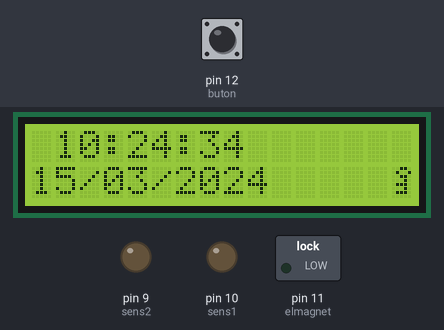
Bench run of a sketch on a simulated Arduino Uno, built with avr-gcc and run on an emulated ATmega328P. Parts: 16×2 character LCD, switched loads named in the sketch (green lamp = pin HIGH), output pins drawn as LEDs (lit = HIGH). Wiring (inferred from the names in the program): DS3231 clock at I2C address 0x68. The test bench sets the inputs (shaded band); at power-on: pin 12 (buton) HIGH. The local clock reads 2024-03-15 10:24:30 at power-on unless the sketch sets it; pins used as bus, display or sensor lines are not drawn.

Above: at 4.3 s.
4.4 s: pin 12 (buton) pulled LOW for 0.15 s
At 4.9 s:
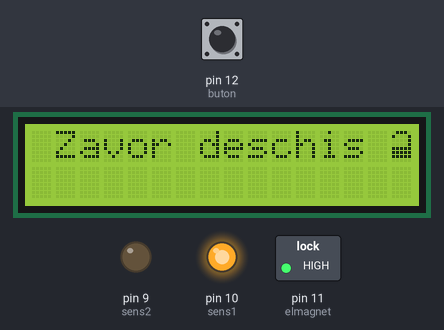
At 5.9 s:
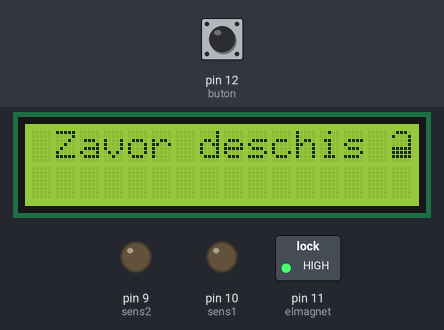
10.5 s: pin 12 (buton) pulled LOW for 3.2 s
At 17.8 s:
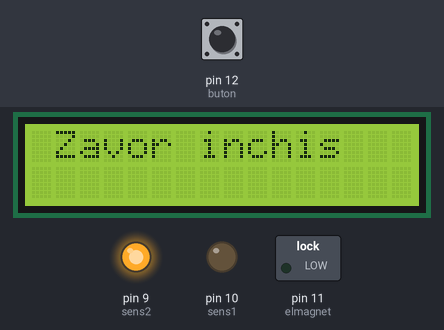
Timing chart, 0 to 19.5 s (numbered marks = the images above; inputs shaded):
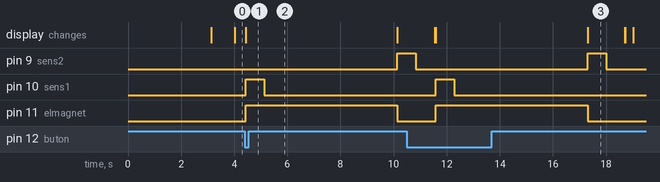

The sketch:

acces_code_keypad_3.ino
```cpp
// sketch acces bloc cu cod din exterior si buton temperizat din interior
// versiune 1.0 - 31.08.2016, Craiova, Romania
// autor: Nicu FLORICA (niq_ro) - http://www.tehnic.go.ro
// http://nicuflorica.blogspot.ro/
// http://arduinotehniq.blogspot.com/
// http://www.arduinotehniq.com/

#include <Wire.h>                // folosire librarie pentru protocol i2c
#include <LiquidCrystal_I2C.h>   // folosire librarie pentru afisaj lcd1602 pe i2c
#include "RTClib.h"
#include <Keypad.h>                // library for keyboard http://playground.arduino.cc/uploads/Code/keypad.zip
#include <Password.h>              // library for password http://playground.arduino.cc/uploads/Code/Password.zip
Password password = Password( "1234" );  // password

// afisaj 1602 pe i2c cu adresa 0x27
LiquidCrystal_I2C lcd(0x27, 16, 2);
// modul RTC cu DS1307 sau DS3231
RTC_DS1307 RTC;

const byte rows = 4;                     // four rows
const byte cols = 3;                     // three columns
char keys[rows][cols] = {                // keys on keypad
{'1','2','3'},
{'4','5','6'},
{'7','8','9'},
{'*','0','#'}
};
// byte rowPins[rows] = {R0, R1, R2, R3};
//byte colPins[cols] = {C0, C1, C2};
// tastatura plata (flat) - Adafruit type
//byte rowPins[rows] = {1, 2, 3, 4};
//byte colPins[cols] = {5, 6, 7};
// tastatura cu butoane in relief - model KB304-PAW
byte rowPins[rows] = {2, 7, 6, 4};
byte colPins[cols] = {3, 1, 5};

Keypad keypad = Keypad(makeKeymap(keys), rowPins, colPins, rows, cols);


#define buton 12    // buton pus la D12
#define sens1 10
#define sens2 9
#define asteptare 8
#define elmagnet 11
#define scurt 500   // timp in ms pentru eliminare
#define tpactuator 700  // timp actionare actuatoare
#define tpelmagnet 5000 // timp actionare electromagnet


// http://arduino.cc/en/Reference/LiquidCrystalCreateChar
byte lacat[8] = {
  B01110,
  B10001,
  B00001,
  B00001,
  B11111,
  B11111,
  B11111,
};

byte cheie[8] = {
  B00110,
  B01001,
  B00110,
  B00010,
  B01110,
  B00010,
  B01110,
};


void setup()
{
keypad.addEventListener(keypadEvent); // se creaza un obiect pentru urmarire apasare taste

 pinMode(buton, INPUT);
 pinMode(sens1, OUTPUT);
 pinMode(sens2, OUTPUT);
 pinMode(asteptare, OUTPUT);
 pinMode(elmagnet, OUTPUT);


 digitalWrite(buton, HIGH); // intrarea butonului in 1 logic
 digitalWrite(sens1, LOW);
 digitalWrite(sens2, LOW);
 digitalWrite(asteptare, HIGH);
 digitalWrite(elmagnet, LOW);

lcd.begin();  // initializare afisaj
lcd.backlight(); // aprindere fundal
lcd.createChar(0, lacat); // creez caracter
lcd.createChar(1, cheie); // creez caracter
//lcd.write(byte(0)); // comanda pentru caracter

lcd.setCursor(0, 0);   // pozitionare cursor pe colana a 1-a din stanga - sus
lcd.print("Sistem acces cod"); // afisare text
lcd.setCursor(0, 1);   // mutare cursor pe coloana a 1-a din stanga - jos
lcd.print("ver.4 by niq_ro"); // afisare text

delay(3000);
lcd.clear();

lcd.setCursor(15, 1);   // pozitionare cursor pe colana a 1-a din stanga - sus
//lcd.print("Usa incuiata.."); // afisare text
//lcd.write(byte(0));
lcd.write(byte(1));

  Wire.begin();

// part code from http://tronixstuff.wordpress.com/
Wire.beginTransmission(0x68);
Wire.write(0x07); // move pointer to SQW address
Wire.write(0x10); // sends 0x10 (hex) 00010000 (binary) to control register - turns on square wave
Wire.endTransmission();
// end part code from http://tronixstuff.wordpress.com/

    RTC.begin();
// if you need set clock... just remove // from line above this
  if (! RTC.isrunning()) {
    Serial.println("RTC is NOT running!");
    // following line sets the RTC to the date & time this sketch was compiled
    RTC.adjust(DateTime(__DATE__, __TIME__));
    // This line sets the RTC with an explicit date & time, for example to set
    // January 21, 2014 at 3am you would call:
    // RTC.adjust(DateTime(2014, 1, 21, 3, 0, 0));
    }
// RTC.adjust(DateTime(__DATE__, __TIME__));
//RTC.adjust(DateTime(2016, 9, 11, 13, 24, 0));
}

void loop() {

DateTime now = RTC.now();
   lcd.setCursor(1, 0);
   if ( now.hour() < 10)
   {
     lcd.print(" ");
     lcd.print(now.hour(), DEC);
   }
   else
   {
   lcd.print(now.hour(), DEC);
   }
   lcd.print(":");
   if ( now.minute() < 10)
   {
     lcd.print("0");
     lcd.print(now.minute(), DEC);
   }
   else
   {
   lcd.print(now.minute(), DEC);
   }
   lcd.print(":");
   if ( now.second() < 10)
   {
     lcd.print("0");
     lcd.print(now.second(), DEC);
   }
   else
   {
   lcd.print(now.second(), DEC);
   }
   lcd.print(" ");

  lcd.setCursor(0, 1);
   if ( now.day() < 10)
   {
     lcd.print("0");
     lcd.print(now.day(), DEC);
   }
   else
   {
   lcd.print(now.day(), DEC);
   }
   lcd.print("/");
   if ( now.month() < 10)
   {
     lcd.print("0");
     lcd.print(now.month(), DEC);
   }
   else
   {
   lcd.print(now.month(), DEC);
   }
   lcd.print("/");
   lcd.print(now.year(), DEC);
   lcd.print("");


keypad.getKey();

if (digitalRead(buton) == LOW)
{    // se apasa butonul
actiune();
}

} // se termina programul


//take care of some special events
void keypadEvent(KeypadEvent eKey){
  switch (keypad.getState()){
    case PRESSED:
//	Serial.print("Pressed: ");
//	Serial.println(eKey);
	switch (eKey){
	  case '#': checkPassword(); break;
	  case '*': password.reset(); break;
	  default: password.append(eKey);
     }
  }
}

  void checkPassword(){
  if (password.evaluate()){
//    Serial.println("Success");
//  sistem++;
  password.reset();
    //Add code to run if it works
    actiune();
  }else{
//    Serial.println("Wrong");
    //add code to run if it did not work
    password.reset();
//    digitalWrite(eroare, HIGH);
    delay(1000);
//    digitalWrite(eroare, LOW);
  }
}

void actiune()
{
lcd.clear();
lcd.setCursor(1, 0);   // pozitionare cursor pe coloana a 1-a din stanga - sus
lcd.print("Zavor deschis"); // afisare text
lcd.setCursor(15, 0);   // pozitionare cursor pe coloana a 15-a din stanga - sus
lcd.write(byte(0));
//lcd.write(byte(1));
digitalWrite(elmagnet, HIGH);
digitalWrite(asteptare, LOW);
digitalWrite(sens1, HIGH);
delay(tpactuator);
digitalWrite(sens1, LOW);
delay(tpelmagnet);
lcd.clear();
lcd.setCursor(1, 0);   // pozitionare cursor pe colana a 1-a din stanga - sus
lcd.print("Zavor inchis"); // afisare text
digitalWrite(elmagnet, LOW);
digitalWrite(sens2, HIGH);
delay(tpactuator);
digitalWrite(sens2, LOW);
digitalWrite(asteptare, HIGH);
delay(tpactuator);
lcd.clear();
lcd.setCursor(15, 1);   // pozitionare cursor pe colana a 1-a din stanga - jos
//lcd.write(byte(0));
lcd.write(byte(1));
}
```

Measured:
- after the input at 4.4 s, pin 9 (sens2): LOW → HIGH after 5.7 s; pin 10 (sens1): LOW → HIGH at once, → LOW 0.70 s later; pin 11 (elmagnet): LOW → HIGH at once, → LOW 5.7 s later; the display: changes at once (image 1)
- after the input at 10.5 s, pin 10 (sens1): LOW → HIGH after 1.1 s, → LOW 0.70 s later; pin 11 (elmagnet): LOW → HIGH after 1.1 s, → LOW 5.7 s later; the display: first differs from a run without the input after 1.1 s (image 3 shows a later state)
